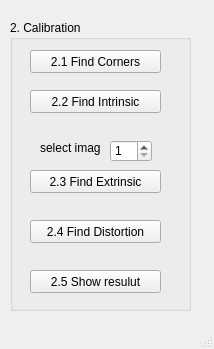
<?xml version="1.0" encoding="UTF-8"?>
<ui version="4.0">
 <class>MainWindow</class>
 <widget class="QMainWindow" name="MainWindow">
  <property name="geometry">
   <rect>
    <x>0</x>
    <y>0</y>
    <width>214</width>
    <height>349</height>
   </rect>
  </property>
  <property name="windowTitle">
   <string>MainWindow</string>
  </property>
  <widget class="QWidget" name="centralwidget">
   <widget class="QGroupBox" name="groupBox">
    <property name="geometry">
     <rect>
      <x>10</x>
      <y>20</y>
      <width>181</width>
      <height>291</height>
     </rect>
    </property>
    <property name="title">
     <string>2. Calibration</string>
    </property>
    <widget class="QPushButton" name="pushButton">
     <property name="geometry">
      <rect>
       <x>20</x>
       <y>30</y>
       <width>131</width>
       <height>23</height>
      </rect>
     </property>
     <property name="text">
      <string>2.1 Find Corners</string>
     </property>
    </widget>
    <widget class="QPushButton" name="pushButton_2">
     <property name="geometry">
      <rect>
       <x>20</x>
       <y>70</y>
       <width>131</width>
       <height>23</height>
      </rect>
     </property>
     <property name="text">
      <string>2.2 Find Intrinsic</string>
     </property>
    </widget>
    <widget class="QPushButton" name="pushButton_3">
     <property name="geometry">
      <rect>
       <x>20</x>
       <y>150</y>
       <width>131</width>
       <height>23</height>
      </rect>
     </property>
     <property name="text">
      <string>2.3 Find Extrinsic</string>
     </property>
    </widget>
    <widget class="QLabel" name="label">
     <property name="geometry">
      <rect>
       <x>30</x>
       <y>120</y>
       <width>61</width>
       <height>16</height>
      </rect>
     </property>
     <property name="text">
      <string>select image</string>
     </property>
    </widget>
    <widget class="QSpinBox" name="spinBox">
     <property name="geometry">
      <rect>
       <x>100</x>
       <y>120</y>
       <width>42</width>
       <height>22</height>
      </rect>
     </property>
     <property name="minimum">
      <number>1</number>
     </property>
     <property name="maximum">
      <number>15</number>
     </property>
    </widget>
    <widget class="QPushButton" name="pushButton_4">
     <property name="geometry">
      <rect>
       <x>20</x>
       <y>200</y>
       <width>131</width>
       <height>23</height>
      </rect>
     </property>
     <property name="text">
      <string>2.4 Find Distortion</string>
     </property>
    </widget>
    <widget class="QPushButton" name="pushButton_5">
     <property name="geometry">
      <rect>
       <x>20</x>
       <y>250</y>
       <width>131</width>
       <height>23</height>
      </rect>
     </property>
     <property name="text">
      <string>2.5 Show resulut</string>
     </property>
    </widget>
   </widget>
  </widget>
  <widget class="QMenuBar" name="menubar">
   <property name="geometry">
    <rect>
     <x>0</x>
     <y>0</y>
     <width>214</width>
     <height>21</height>
    </rect>
   </property>
  </widget>
  <widget class="QStatusBar" name="statusbar"/>
 </widget>
 <resources/>
 <connections/>
</ui>
